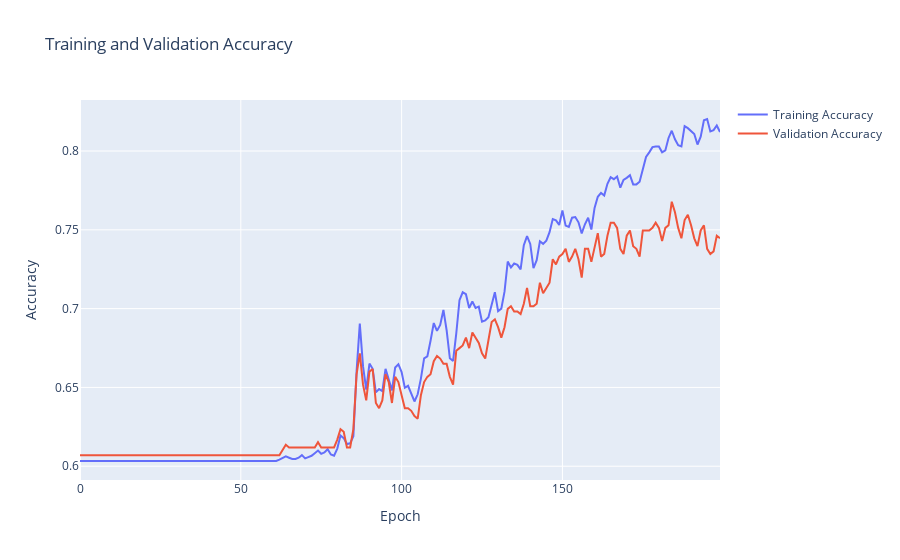

Source (notebook cell):
### Code cell
### tabnet  model with 7 factor to compare 


##stochastic rsi 0 to 100
import os
import pandas as pd
os.chdir('C:/1/1 portablezzz n personals/1 studying/term 2/deep learning/presentation second one')

# Load daily price data into a DataFrame
df = pd.read_csv('Gemini_BTCUSD_d.csv')

#good approach since it captures the volatility of the market more directly and can help avoid issues with differences in price scales across different time periods.
df['price_change'] = (df['close'] - df['close'].shift(1)) / df['close'].shift(1)


print(df.shape)

# Calculate RSI values over 14 days
n = 14
delta = df['close'].diff()
gain = delta.where(delta > 0, 0)
loss = -delta.where(delta < 0, 0)
avg_gain = gain.rolling(n).mean()
avg_loss = loss.rolling(n).mean()
rs = avg_gain / avg_loss
rsi = 100 - (100 / (1 + rs))

# Calculate high-low range over 14 days
high = df['high'].rolling(n).max()
low = df['low'].rolling(n).min()
r = high - low

# Calculate stochastic oscillator values over 14 days
current_close = df['close']
stochastic = (current_close - low) / r * 100

# Calculate Stochastic RSI values over 14 days
k = 14
stochastic_rsi = stochastic.rolling(k).mean()


# Print Stochastic RSI values
print(stochastic_rsi)

#adding to main df 
df['stochastic_rsi'] = stochastic_rsi
df = df.dropna()

print(df)
# Find the maximum and minimum values in the entire DataFrame
df_max = df['stochastic_rsi'].max()
df_min = df['stochastic_rsi'].min()

# Print the maximum and minimum values
print(df_max)
print(df_min)


df2 = df.drop(['unix','price_change', 'stochastic_rsi'], axis=1).describe()
summary = df2.describe().drop('count')

print(summary)
import pandas as pd
import seaborn as sns
import matplotlib.pyplot as plt

import pandas as pd
import seaborn as sns
import matplotlib.pyplot as plt



# create a heatmap using seaborn
plt.figure(figsize=(10, 8))
sns.heatmap(summary, annot=True, cmap='Blues', fmt='.2f', linewidths=0.5, annot_kws={"size": 8})
plt.title('Summary of DataFrame', fontsize=14)
plt.show()


##market trend defining 

stoch_rsi_sorted = sorted(stochastic_rsi)
num_overbought = int(len(stoch_rsi_sorted) * 0.2)
num_oversold = int(len(stoch_rsi_sorted) * 0.2)
overbought_threshold = stoch_rsi_sorted[-num_overbought]
oversold_threshold = stoch_rsi_sorted[num_oversold]

# Add market trend column based on Stochastic RSI values
df['market_trend'] = ''
df.loc[df['stochastic_rsi'] > overbought_threshold, 'market_trend'] = 'bullish'
df.loc[df['stochastic_rsi'] < oversold_threshold, 'market_trend'] = 'bearish'
df.loc[(df['stochastic_rsi'] >= oversold_threshold) & (df['stochastic_rsi'] <= overbought_threshold), 'market_trend'] = 'neutral'

print(df)
print(df['market_trend'].value_counts())


import os
import pandas as pd
import numpy as np
from sklearn.preprocessing import LabelEncoder
from sklearn.model_selection import train_test_split
import torch
from pytorch_tabnet.tab_model import TabNetClassifier
import plotly.graph_objs as go



# Define the window size
window_size = 14

# Create a rolling window of price changes
price_changes = []
for i in range(window_size, len(df)):
    window = df.iloc[i - window_size:i]['price_change'].values
    price_changes.append(window)

# Convert the list of price changes to a numpy array
X = np.array(price_changes)


# Reshape X to collapse the window size dimension
X = X.reshape(X.shape[0], -1)


# Encode the market trend labels
le = LabelEncoder()
df['market_trend_encoded'] = le.fit_transform(df['market_trend'])
y = df['market_trend_encoded'].values


# Drop the first 14 rows from X and y
y = y[window_size:]


# Split the data into training and testing sets
X_train, X_test, y_train, y_test = train_test_split(X, y, test_size=0.2, random_state=0)

# Initialize the TabNet model
tabnet_model = TabNetClassifier(
    n_d=8, n_a=8, n_steps=3,
    gamma=1.3, n_independent=2, n_shared=2,
    cat_idxs=[], cat_dims=[], cat_emb_dim=1,
    optimizer_fn=torch.optim.Adam,
    optimizer_params=dict(lr=2e-2),
    scheduler_params={"step_size":50, "gamma":0.9},
    scheduler_fn=torch.optim.lr_scheduler.StepLR,
    mask_type='entmax',
    device_name='cuda' if torch.cuda.is_available() else 'cpu'
)


from torch.nn.functional import cross_entropy

import time

# Train the TabNet model and time it
start_train_time = time.time()
# Train the TabNet model
tabnet_model.fit(
    X_train.astype(np.float32), y_train,
    eval_set=[(X_train.astype(np.float32), y_train), (X_test.astype(np.float32), y_test)],
    eval_name=['train', 'test'],
    eval_metric=['accuracy'],
    max_epochs=200, patience=100,
    batch_size=1024, virtual_batch_size=128,
    num_workers=0,
    drop_last=False,
    loss_fn=torch.nn.CrossEntropyLoss()
)

end_train_time = time.time()
train_time = end_train_time - start_train_time
# Evaluate the model
train_acc = tabnet_model.history['train_accuracy'][-1]
test_acc = tabnet_model.history['test_accuracy'][-1]

print(f'Train accuracy: {train_acc}')
print(f'Test accuracy: {test_acc}')

import plotly.graph_objs as go

# Create traces for accuracy
trace_train_acc = go.Scatter(x=list(range(len(tabnet_model.history['train_accuracy']))), y=tabnet_model.history['train_accuracy'], name='Training Accuracy')
trace_test_acc = go.Scatter(x=list(range(len(tabnet_model.history['test_accuracy']))), y=tabnet_model.history['test_accuracy'], name='Validation Accuracy')

# Create layout for the accuracy plot
layout_acc = go.Layout(title='Training and Validation Accuracy',
                       xaxis=dict(title='Epoch'),
                       yaxis=dict(title='Accuracy'))

# Create figure object and add the traces and layout for the accuracy plot
fig_acc = go.Figure(data=[trace_train_acc, trace_test_acc], layout=layout_acc)

# Show the accuracy plot
fig_acc.show()


from sklearn.metrics import classification_report

# Get the predicted values for the test set
y_pred = tabnet_model.predict(X_test.astype(np.float32))

# Calculate the classification report
report = classification_report(y_test, y_pred, target_names=le.classes_, digits=2)

print("Classification Report:")
print(report)


from sklearn.metrics import accuracy_score, precision_recall_fscore_support, confusion_matrix

# Calculate Accuracy
accuracy = accuracy_score(y_test, y_pred)

# Calculate Precision, Recall, F1-Score (weighted)
precision, recall, f1_score, _ = precision_recall_fscore_support(y_test, y_pred, average='weighted')

# Calculate Confusion Matrix
cm = confusion_matrix(y_test, y_pred)

print(f"Accuracy: {accuracy}")
print(f"Precision (weighted): {precision}")
print(f"Recall (weighted): {recall}")
print(f"F1-Score (weighted): {f1_score}")
print(f"Confusion Matrix:\n{cm}")







# Evaluate the model and time it
start_inference_time = time.time()
y_pred = tabnet_model.predict(X_test.astype(np.float32))
end_inference_time = time.time()
inference_time = end_inference_time - start_inference_time

print(f"Training Time: {train_time} seconds")
print(f"Inference Time: {inference_time} seconds")

from sklearn.metrics import roc_auc_score

# Get predicted probabilities for the test set
y_pred_proba = tabnet_model.predict_proba(X_test.astype(np.float32))

# Calculate the AUC
auc = roc_auc_score(y_test, y_pred_proba, multi_class='ovr', average='weighted')

print(f"AUC: {auc}")

### Figure 1 — Plotly figure (JSON) as saved in the notebook; plotly's stock layout.template omitted (floating-point values rounded to 4 significant figures; data arrays with more than 128 entries replaced by an {"elided": "..."} marker saying what was removed)
{"data": [{"name": "Training Accuracy", "type": "scatter", "x": {"elided": "200 int values"}, "y": {"elided": "200 float values"}}, {"name": "Validation Accuracy", "type": "scatter", "x": {"elided": "200 int values"}, "y": {"elided": "200 float values"}}], "layout": {"title": {"text": "Training and Validation Accuracy"}, "xaxis": {"title": {"text": "Epoch"}}, "yaxis": {"title": {"text": "Accuracy"}}}}
